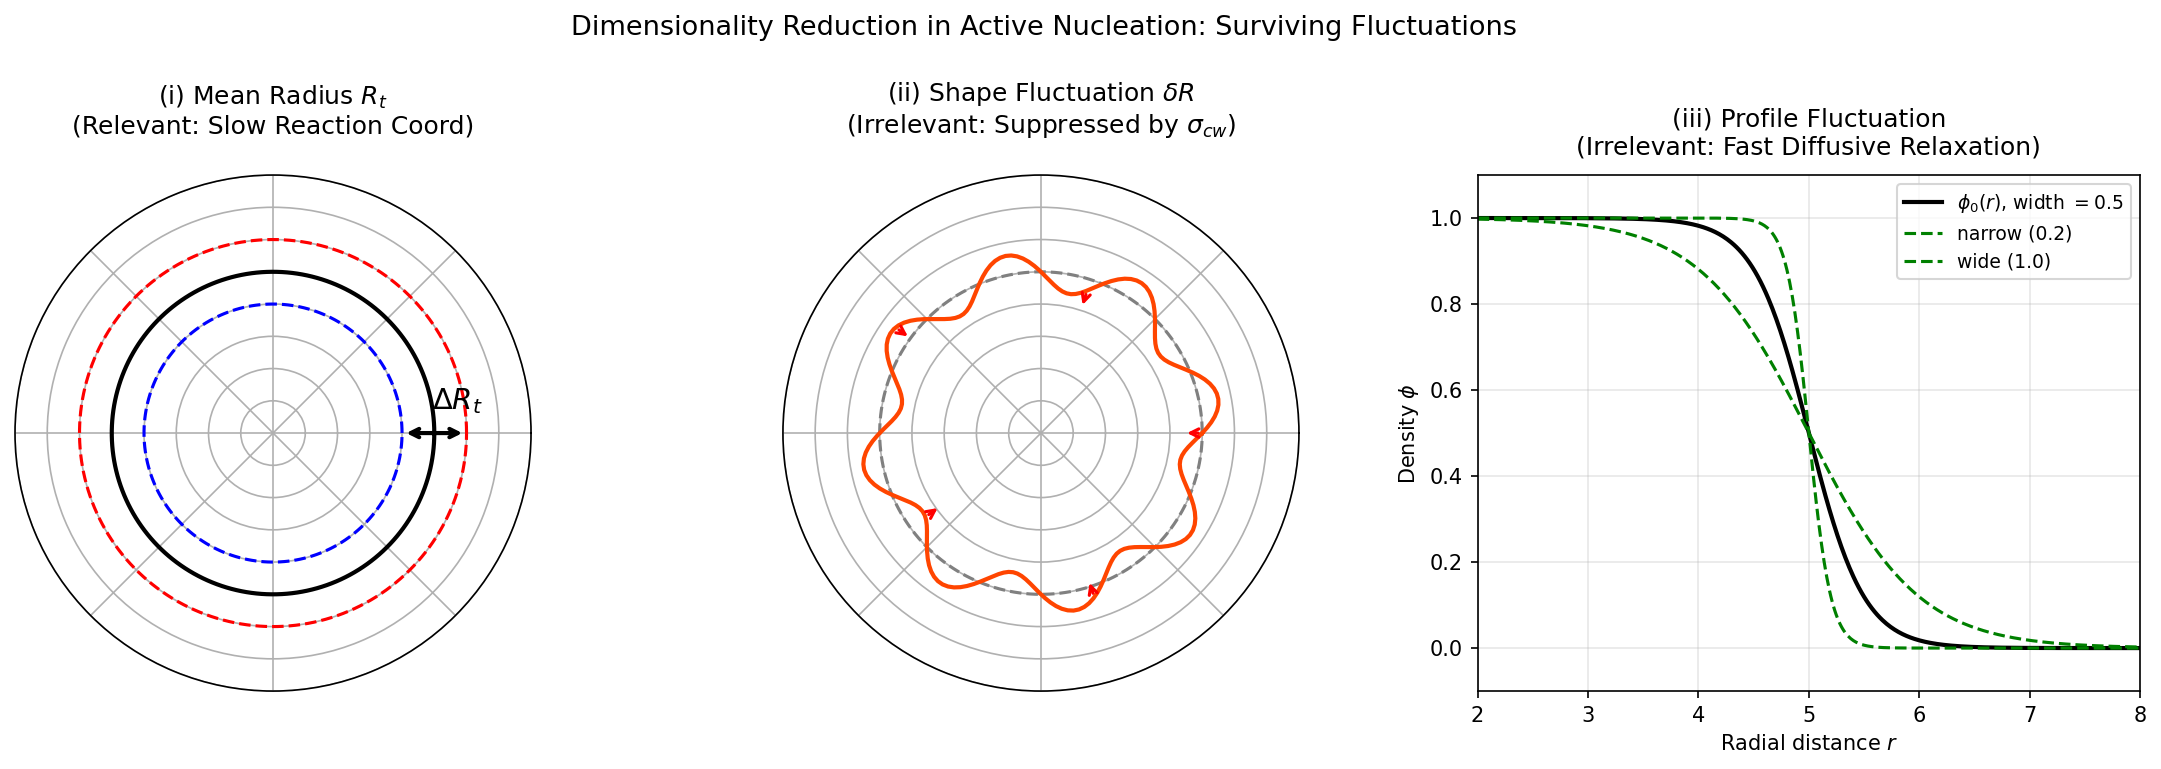

Write Python code to recreate this figure.
#!/usr/bin/env python3
"""
Active Phase Separation：三種漲落視覺化

1x3 子圖說明為何在 Classical Nucleation Theory (CNT) 中，
只有「平均半徑漲落」是重要的反應座標，
而「形狀漲落」與「介面剖面漲落」可被忽略。
"""

import numpy as np
import matplotlib.pyplot as plt

# =============================================================================
# 畫布：前兩格極座標，第三格直角座標
# =============================================================================
fig = plt.figure(figsize=(15, 5))
ax1 = fig.add_subplot(1, 3, 1, projection="polar")
ax2 = fig.add_subplot(1, 3, 2, projection="polar")
ax3 = fig.add_subplot(1, 3, 3)
axes = [ax1, ax2, ax3]

# 共用極座標角度
theta = np.linspace(0, 2 * np.pi, 200)
R = 5.0

# =============================================================================
# 圖一：平均半徑漲落 R_t（CNT 中唯一重要的）
# =============================================================================
ax1.plot(theta, np.ones_like(theta) * R, "k-", linewidth=2, label=r"$R=5$")
ax1.plot(theta, np.ones_like(theta) * 4, "b--", linewidth=1.5, label=r"$R=4$")
ax1.plot(theta, np.ones_like(theta) * 6, "r--", linewidth=1.5, label=r"$R=6$")
# 雙向箭頭標示 ΔR_t（沿 θ=0 方向）
ax1.annotate(
    "",
    xy=(0, 6),
    xytext=(0, 4),
    arrowprops=dict(arrowstyle="<->", color="black", lw=2),
)
ax1.text(0.15, 5.0, r"$\Delta R_t$", fontsize=14, ha="left")
ax1.set_title(
    "(i) Mean Radius $R_t$\n(Relevant: Slow Reaction Coord)",
    pad=20,
)
ax1.set_ylim(0, 8)
# 隱藏極座標刻度，保持乾淨
ax1.set_xticklabels([])
ax1.set_yticklabels([])

# =============================================================================
# 圖二：形狀漲落 δR（毛細波，被 σ_cw 壓制）
# =============================================================================
ax2.plot(theta, np.ones_like(theta) * R, "gray", linestyle="--", linewidth=1.5, label=r"$R=5$")
r_wavy = 5 + 0.6 * np.sin(8 * theta)
ax2.plot(theta, r_wavy, color="orangered", linewidth=2, label=r"$r(\theta)=R+\delta R$")
# 紅色小箭頭指向圓心，表示表面張力將變形拉回
n_arrows = 5
theta_arrows = np.linspace(0, 2 * np.pi, n_arrows, endpoint=False)
for th in theta_arrows:
    r_at = 5 + 0.6 * np.sin(8 * th)
    ax2.annotate(
        "",
        xy=(th, r_at - 0.6),
        xytext=(th, r_at),
        arrowprops=dict(arrowstyle="->", color="red", lw=1.5),
    )
ax2.set_title(
    r"(ii) Shape Fluctuation $\delta R$" + "\n(Irrelevant: Suppressed by $\\sigma_{cw}$)",
    pad=20,
)
ax2.set_ylim(0, 8)
ax2.set_xticklabels([])
ax2.set_yticklabels([])

# =============================================================================
# 圖三：介面剖面漲落（快速擴散鬆弛，可忽略）
# =============================================================================
r_1d = np.linspace(2, 8, 500)
R_1d = 5.0
w0 = 0.5
# 基準介面剖面
phi0 = 0.5 * (1 - np.tanh((r_1d - R_1d) / w0))
# 剖面漲落：介面變窄 / 變寬
phi_narrow = 0.5 * (1 - np.tanh((r_1d - R_1d) / 0.2))
phi_wide = 0.5 * (1 - np.tanh((r_1d - R_1d) / 1.0))

ax3.plot(r_1d, phi0, "k-", linewidth=2, label=r"$\phi_0(r)$, width $=0.5$")
ax3.plot(r_1d, phi_narrow, "green", linestyle="--", linewidth=1.5, label="narrow (0.2)")
ax3.plot(r_1d, phi_wide, "green", linestyle="--", linewidth=1.5, label="wide (1.0)")
ax3.set_xlabel(r"Radial distance $r$")
ax3.set_ylabel(r"Density $\phi$")
ax3.set_title(
    "(iii) Profile Fluctuation\n(Irrelevant: Fast Diffusive Relaxation)",
    pad=10,
)
ax3.set_xlim(2, 8)
ax3.set_ylim(-0.1, 1.1)
ax3.grid(True, alpha=0.3)
ax3.legend(loc="upper right", fontsize=9)

# =============================================================================
# 整體標題與輸出
# =============================================================================
plt.suptitle(
    "Dimensionality Reduction in Active Nucleation: Surviving Fluctuations",
    fontsize=13,
    y=1.02,
)
plt.tight_layout()
plt.savefig("ambp_three_fluctuations.png", dpi=150, bbox_inches="tight")
plt.show()
